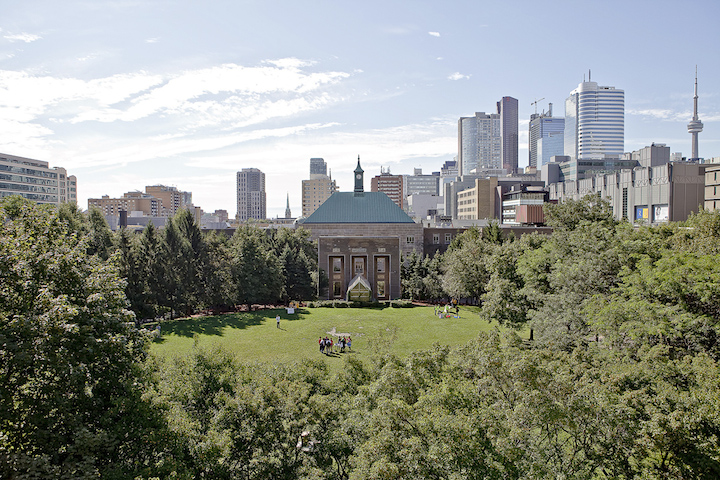
%> input picture Assignments/Assignment 1/ryerson.jpg, 720 x 480 px
$ octave seamcarving.m   (GNU Octave 9; MATLAB toolbox functions it lacks are replaced by stand-ins)
%> lines starting %> are read from the running program, lines starting %| are printed output that depends on the picture
%3

ryerson = imread('ryerson.jpg');
%> ryerson is the input picture: size 480x720x3 uint8; mean R, G, B 139.5, 142.8, 132.8
tonee2 = imread('tonee.jpg');
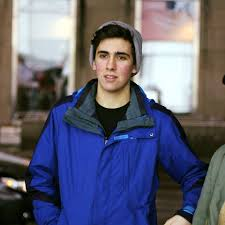
%> input picture Assignments/Assignment 1/tonee.jpg, 225 x 225 px
%> tonee2 is the input picture: size 225x225x3 uint8; mean R, G, B 95.3, 96.4, 115.7

ryerson = MySeamCarving(ryerson, 480, 640);
% [14 lines not run here, left out]
function seamImage = MySeamCarving(image, newHeight, newWidth)
%> called with newHeight = 480, newWidth = 640
    image = double(image);
    test = image(:,:,1);
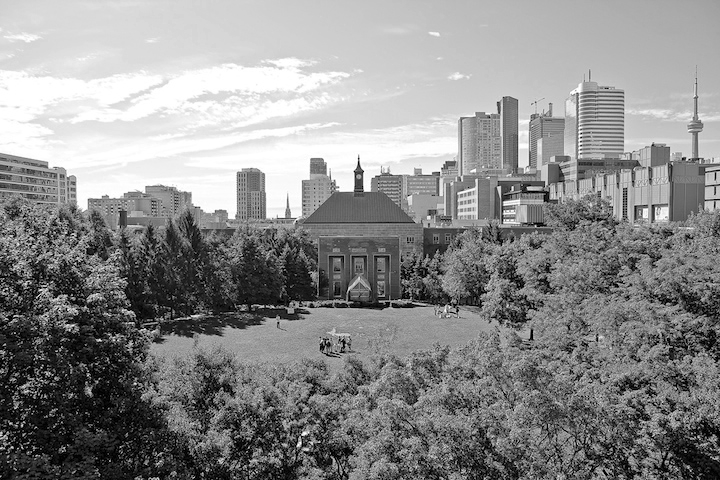
%> test: size 480x720 double; min 0, max 255, mean 139.5
    [height, width] = size(test);
%> height = 480; width = 720
%> the run ends on the next line

    for i=1: (width-newWidth)
        image = CarvingHelper(image);
    end
    image = imrotate(image, 90);
    for i=1: (height-newHeight)
        image = CarvingHelper(image);
    end
    image = imrotate(image, -90);

   seamImage = image;

end

function out = CarvingHelper(image)
    image = double(image);
    h = fspecial('sobel');

    redImg = image(:,:,1);
    greenImg = image(:,:,2);
    blueImg = image(:,:,3);

    red_dx = imfilter(redImg, h, 'conv');
    red_dy = imfilter(redImg, h', 'conv');
    redEnergy = uint8(round(sqrt(red_dx.^2+red_dy.^2)));

    green_dx = imfilter(greenImg, h, 'conv');
    green_dy = imfilter(greenImg, h', 'conv');
    greenEnergy = uint8(round(sqrt(green_dx.^2+green_dy.^2)));

    blue_dx = imfilter(blueImg, h, 'conv');
    blue_dy = imfilter(blueImg, h', 'conv');
    blueEnergy = uint8(round(sqrt(blue_dx.^2+blue_dy.^2)));

    E = (redEnergy+greenEnergy+blueEnergy);

    % b) Create a scoring matrix, M, with spatial image dimensions matching those of the input image
    M = zeros(size(E));

    % c)Set the values of the first row of the scoring matrix, M, to match those of the energy image, E.
    M(1 ,:, :) = E(1, :, :);
    [rows, cols] = size(E);

    % d) Set the values of every entry in the scoring matrix to the energy value at that position and the minimum value in
    %    any of the neighbouring cells above it in the seam
    first = 1;
    for r = 2: rows % row 1 is already populated with E row 1
        for c=1: cols
            if(r == rows)
                M(r, c) = E(r, c) + min(M(r,c), M(r-1,c));
            else
                M(r, c) = E(r, c) + min([M(r,c), M(r-1,c), M(r+1,c)]); %cant call min on 3 params, put in array first
            end
        end
    end

    % e) Find the minimum value in the bottom row of the scoring matrix. The corresponding position of the minimal value is the bottom of the optimal seam.
    [minimum, i] = min(M(rows, :));
    if(i ~= 1)
        temp = image(rows, 1:i);
        temp2 = circshift(temp, 1);
        image(rows, 1:i) = temp2;
    end
   	for r = rows-1: -1:1
        if (i == 1)
            [minimum, i] = min(M(r, i:i+1));
        elseif (i == cols)
            [minimum, i] = min(M(r, i-1:i));
        else
            [minimum, i] = min(M(r,i-1:i+1));
        end
        if(i ~= 1)
            temp = image(r, 1:i);
            temp2 = circshift(temp, 1);
            image(r, 1:i) = temp2;
        end
    end
    image(:, 1, :) = [];
    out = uint8(image);
 end
